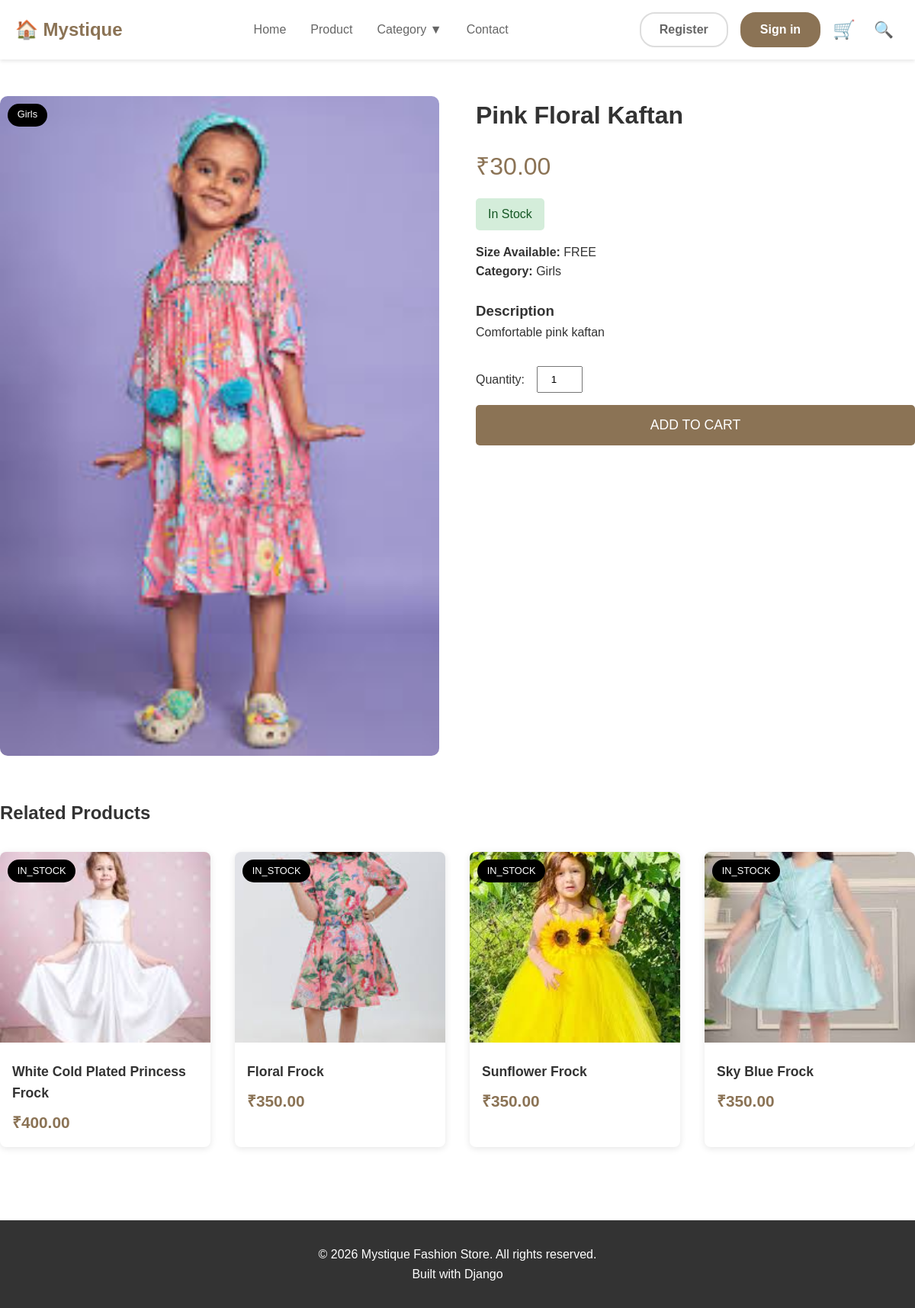
Before: /products/pink-floral-kaftan/ with the older database file.
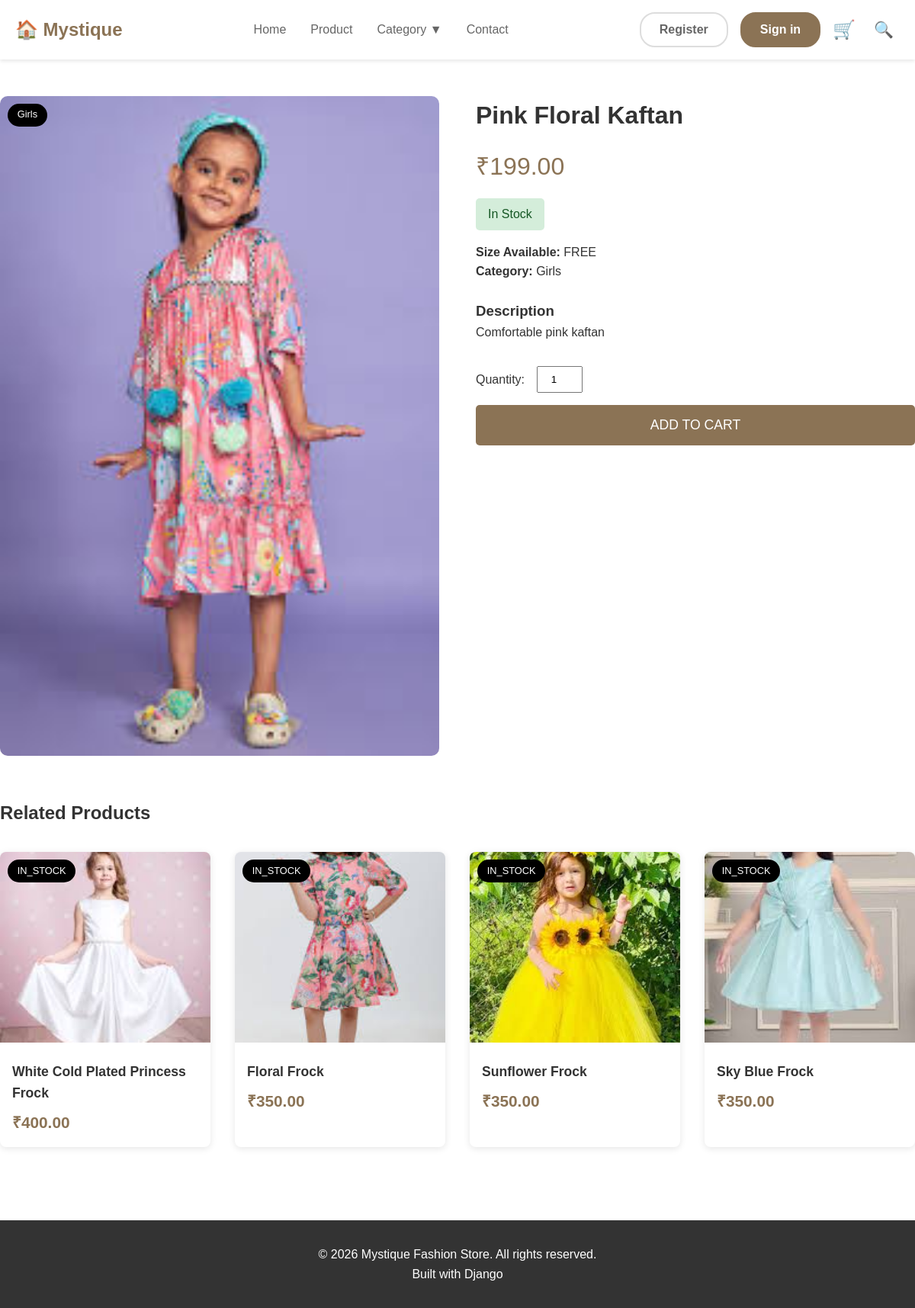
After: the same page with the newer database file.
### products/models.py (models this page shows, shortened)
class Product(models.Model):
    STOCK_STATUS = [
        ('IN_STOCK', 'In Stock'),
        ('OUT_OF_STOCK', 'Out of Stock'),
    ]
    SIZE_CHOICES = [
        ('XS', 'Extra Small'),
        ('S', 'Small'),
        ('M', 'Medium'),
        ('L', 'Large'),
        ('XL', 'Extra Large'),
        ('XXL', '2XL'),
        ('FREE', 'Free Size'),
    ]
    name = models.CharField(max_length=200)
    slug = models.SlugField(unique=True, blank=True)
    category = models.ForeignKey(Category, on_delete=models.CASCADE, related_name='products')
    price = models.DecimalField(max_digits=10, decimal_places=2)
    description = models.TextField(blank=True)
    image = models.ImageField(upload_to='products/')
    stock_status = models.CharField(max_length=20, choices=STOCK_STATUS, default='IN_STOCK')
    available_sizes = models.CharField(max_length=200, help_text='Comma-separated sizes')
    created_at = models.DateTimeField(auto_now_add=True)
    updated_at = models.DateTimeField(auto_now=True)
    featured = models.BooleanField(default=False)
    def is_in_stock(self):
        return self.stock_status == 'IN_STOCK'
    class Meta:
        ordering = ['-created_at']

class Category(models.Model):
    CATEGORY_CHOICES = [
        ('ALL', 'All'),
        ('KIDS_FEMALE', 'Girls'),
        ('KIDS_MALE', 'Boys'),
        ('MEN', 'Men'),
        ('WOMEN', 'Women'),
        ('FOOTWEAR', 'Footwear'),
    ]
    name = models.CharField(max_length=100, choices=CATEGORY_CHOICES, unique=True)
    slug = models.SlugField(unique=True, blank=True)
    description = models.TextField(blank=True)
    created_at = models.DateTimeField(auto_now_add=True)
    class Meta:
        verbose_name_plural = 'Categories'
        ordering = ['name']

### products/views.py (the view)
# urls.py: path('<slug:slug>/', views.product_detail_view, name='product_detail'),
def product_detail_view(request, slug):
    product = get_object_or_404(Product, slug=slug)
    related_products = Product.objects.filter(
        category=product.category
    ).exclude(id=product.id)[:4]
    context = {
        'product': product,
        'related_products': related_products,
    }
    return render(request, 'products/product_detail.html', context)

### cart/context_processors.py (called while the page is built)
def cart_context(request):
    return {
        'cart_count': get_cart_count(request),
        'cart_total': get_cart_total(request),
    }

### cart/utils.py (called while the page is built, shortened)
def get_cart_total(request):
    if request.user.is_authenticated:
        cart = get_user_cart(request.user)
        return cart.get_total()
    else:
        session_cart = SessionCart(request)
        return session_cart.get_total()

def get_cart_count(request):
    if request.user.is_authenticated:
        cart = get_user_cart(request.user)
        return cart.get_items_count()
    else:
        session_cart = SessionCart(request)
        return session_cart.get_items_count()

    def get_items(self):
        product_ids = self.cart.keys()
        products = Product.objects.filter(id__in=product_ids)
        items = []
        return items

    def get_total(self):
        return sum(Decimal(item['subtotal']) for item in self.get_items())

    def get_items_count(self):
        return sum(item['quantity'] for item in self.cart.values())

### products/templates/products/product_detail.html (shortened to what this page needs)
{% extends 'base.html' %}
{% block content %}
<section class="product-detail container">
    <div class="product-container">
        <div>
            <div style="position: relative;">
                <img src="{{ product.image.url }}" alt="{{ product.name }}" class="product-image-large">
                <span class="product-badge">{{ product.category.get_name_display }}</span>
            </div>
        </div>
        <div class="product-details">
            <h1>{{ product.name }}</h1>
            <p class="product-price-large">₹{{ product.price }}</p>
            <span class="stock-status {% if product.is_in_stock %}in-stock{% else %}out-of-stock{% endif %}">
                {{ product.get_stock_status_display }}
            </span>
            {% if product.available_sizes %}
            <p><strong>Size Available:</strong> {{ product.available_sizes }}</p>
            {% endif %}
            <p><strong>Category:</strong> {{ product.category.get_name_display }}</p>
            {% if product.description %}
            <div style="margin: 1.5rem 0;">
                <h3>Description</h3>
                <p>{{ product.description }}</p>
            </div>
            {% else %}
            <p style="margin: 1.5rem 0;">N/A</p>
            {% endif %}
            {% if product.is_in_stock %}
            <form method="post" action="{% url 'cart:add_to_cart' product.id %}" class="add-to-cart-form">
                <div class="quantity-selector">
                    <label>Quantity:</label>
                    <input type="number" name="quantity" value="1" min="1" max="10">
                </div>
                <button type="submit" class="add-to-cart-btn">ADD TO CART</button>
            </form>
            {% endif %}
        </div>
    </div>
    {% if related_products %}
    <div class="related-products">
        <h2 class="section-title">Related Products</h2>
        <div class="products-grid">
            {% for product in related_products %}
            <div class="product-card">
                <div style="position: relative;">
                    <img src="{{ product.image.url }}" alt="{{ product.name }}" class="product-image">
                    <span class="product-badge">{{ product.stock_status }}</span>
                </div>
                <div class="product-info">
                    <h3 class="product-name">{{ product.name }}</h3>
                    <p class="product-price">₹{{ product.price }}</p>
                </div>
            </div>
            {% endfor %}
        </div>
    </div>
    {% endif %}
</section>
{% endblock %}

Changed rows visible on the page:
changed Product "Pink Floral Kaftan": price "30.00" → "199.00"
